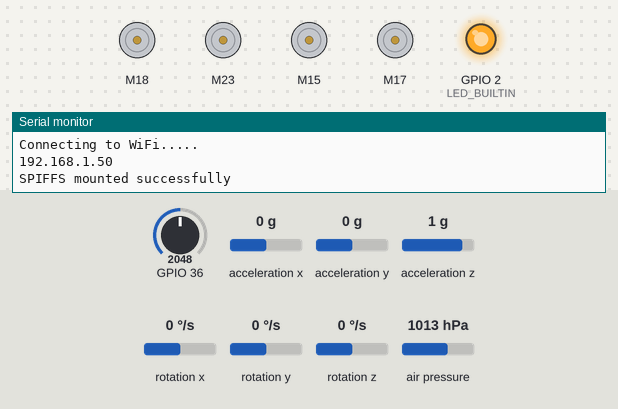
This sketch was run on a simulated ESP32. On the bench: 4 × DC motor (green arrow = forward, orange = backward, longer = faster), output pins drawn as LEDs (lit = HIGH), the last lines printed to the serial monitor. The inputs (shaded band) are chosen by the test bench; at power-on: GPIO 36 = 2048, acceleration x 0 g, acceleration y 0 g, acceleration z 1 g, rotation x 0 °/s, rotation y 0 °/s, rotation z 0 °/s, air pressure 1013 hPa. WiFi joins after 1.5 s; servers stay silent unless stated; storage starts empty.

Above: at 2.6 s.
At 12.1 s:
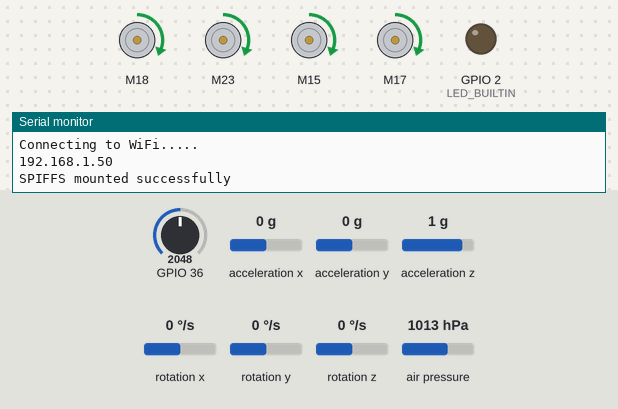
At 18.1 s:
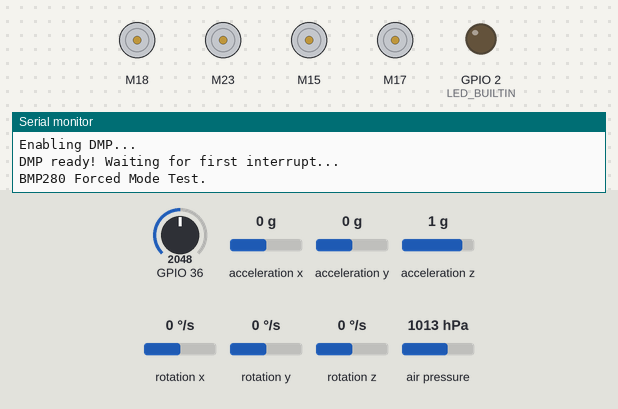
Timing chart, 0 to 19.6 s (numbered marks = the images above):
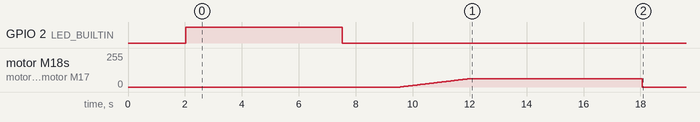

Measured:
- by itself, motor M18, motor M23, motor M15, motor M17: rises from stopped to forward 63/255 in 2.4 s, then falls to stopped in 6.1 s

The sketch:

PID_Drone_WIFI_throttle.ino
```cpp
#include <ESC.h>
#include <WiFi.h>
#include <Adafruit_BMP280.h>
#include <SimpleKalmanFilter.h>
#include <WiFi.h>
#include <AsyncTCP.h>
#include <ESPAsyncWebServer.h>
#include <Arduino_JSON.h>
#include "SPIFFS.h"

bool start_Drone = false;
bool initiation = true;
//-----------------------------Wifi Server---------------------------------------------------------------------------------------------------------------------------------------------------------------
//---------------------------------------------------------------------------------------------------------------------------------------------------------------------------------------------------

// Replace with your network credentials
const char* ssid = "";
const char* password = "";

// Create AsyncWebServer object on port 80
AsyncWebServer server(80);

// Create an Event Source on /events
AsyncEventSource events("/events");

// Json Variable to Hold Sensor Readings
JSONVar readings;

unsigned long lastTimeDataSent = 0;
unsigned long dataDelay = 200;

//-----------------------------Battery---------------------------------------------------------------------------------------------------------------------------------------------------------------
//---------------------------------------------------------------------------------------------------------------------------------------------------------------------------------------------------
float max_volt = 8.7;
float min_volt = 7.2;
float resistor = 1651.51;
float real_resistor = 1620;
int battery_level;
float battery_voltage;
//-----------------------------KalmanFilter---------------------------------------------------------------------------------------------------------------------------------------------------------------
//---------------------------------------------------------------------------------------------------------------------------------------------------------------------------------------------------
SimpleKalmanFilter altitudeKalmanFilter(1, 0.2, 0.3);
//-----------------------------BMP280---------------------------------------------------------------------------------------------------------------------------------------------------------------
//---------------------------------------------------------------------------------------------------------------------------------------------------------------------------------------------------
Adafruit_BMP280 bmp;
//-----------------------------MPU6050---------------------------------------------------------------------------------------------------------------------------------------------------------------
//---------------------------------------------------------------------------------------------------------------------------------------------------------------------------------------------------
#include "I2Cdev.h"
#include "MPU6050_6Axis_MotionApps20.h"
//#include "MPU6050.h" // not necessary if using MotionApps include file

// Arduino Wire library is required if I2Cdev I2CDEV_ARDUINO_WIRE implementation
// is used in I2Cdev.h
#if I2CDEV_IMPLEMENTATION == I2CDEV_ARDUINO_WIRE
    #include "Wire.h"
#endif

MPU6050 mpu;
//MPU6050 mpu(0x69); // <-- use for AD0 high

#define OUTPUT_READABLE_YAWPITCHROLL

// MPU control/status vars
bool dmpReady = false;  // set true if DMP init was successful
uint8_t mpuIntStatus;   // holds actual interrupt status byte from MPU
uint8_t devStatus;      // return status after each device operation (0 = success, !0 = error)
uint16_t packetSize;    // expected DMP packet size (default is 42 bytes)
uint16_t fifoCount;     // count of all bytes currently in FIFO
uint8_t fifoBuffer[64]; // FIFO storage buffer

// orientation/motion vars
Quaternion q;           // [w, x, y, z]         quaternion container
VectorInt16 aa;         // [x, y, z]            accel sensor measurements
VectorInt16 aaReal;     // [x, y, z]            gravity-free accel sensor measurements
VectorInt16 aaWorld;    // [x, y, z]            world-frame accel sensor measurements
VectorFloat gravity;    // [x, y, z]            gravity vector
float euler[3];         // [psi, theta, phi]    Euler angle container
float ypr[3];           // [yaw, pitch, roll]   yaw/pitch/roll container and gravity vector

// packet structure for InvenSense teapot demo
uint8_t teapotPacket[14] = { '$', 0x02, 0,0, 0,0, 0,0, 0,0, 0x00, 0x00, '\r', '\n' };

//---------------------------------------------------------------------------------------------------------------------------------------------------------------------------------------------------
//---------------------------------------------------------------------------------------------------------------------------------------------------------------------------------------------------
//-------------Brushless Motors--------------------------------------------------------------------------------------------------------------------------------------------------------------------------------------

#define ESC_PIN1 (18) // define motors pines
#define ESC_PIN2 (23)
#define ESC_PIN3 (15)
#define ESC_PIN4 (17)

#define LED_BUILTIN (2) // not defaulted properly for ESP32s/you must define it

#define MIN_SPEED 1000
#define MAX_SPEED 2000

ESC motor1 (ESC_PIN1, MIN_SPEED, MAX_SPEED, 500); // ESC_Name (PIN, Minimum Value, Maximum Value, Arm Value)
ESC motor2 (ESC_PIN2, MIN_SPEED, MAX_SPEED, 500);
ESC motor3 (ESC_PIN3, MIN_SPEED, MAX_SPEED, 500);
ESC motor4 (ESC_PIN4, MIN_SPEED, MAX_SPEED, 500);

//---------------------------------------------------------------------------------------------------------------------------------------------------------------------------------------------------
//---------PID------------------------------------------------------------------------------------------------------------------------------------------------------------------------------------------
float deltaT;
long currentT = 0;
long prevT = 0;
//---------------------------------------------------------------------------------------------------------------------------------------------------------------------------------------------------
//---------HEIGHT------------------------------------------------------------------------------------------------------------------------------------------------------------------------------------------
float abs_altitude;
float current_height = 0;
int throttle = 0;
//---------------------------------------------------------------------------------------------------------------------------------------------------------------------------------------------------
//---------PID_YAW------------------------------------------------------------------------------------------------------------------------------------------------------------------------------------------
float kp_yaw = 0;
float ki_yaw = 0;
float kd_yaw = 0;

float e_yaw;
float eprev_yaw;
float eint_yaw;
float ederv_yaw;

float u_yaw;

float currentAngle_yaw;
int targetAngle_yaw = 0;
//---------------------------------------------------------------------------------------------------------------------------------------------------------------------------------------------------
//---------PID_PITCH------------------------------------------------------------------------------------------------------------------------------------------------------------------------------------------
float kp_pitch = 0;
float ki_pitch = 0;
float kd_pitch = 0;

float e_pitch;
float eprev_pitch;
float eint_pitch;
float ederv_pitch;

float u_pitch;

float currentAngle_pitch;
int targetAngle_pitch = 0;
//---------------------------------------------------------------------------------------------------------------------------------------------------------------------------------------------------
//---------PID_ROLL------------------------------------------------------------------------------------------------------------------------------------------------------------------------------------------
float kp_roll = 0;
float ki_roll = 0;
float kd_roll = 0;

float e_roll;
float eprev_roll;
float eint_roll;
float ederv_roll;

float u_roll;

float currentAngle_roll;
int targetAngle_roll = 0;
//----------------------------------------------------------------------------------------------------------------------------------------------------------------------------------------------------

//---------------------------------------------------------------------------------------------------------------------------------------------------------------------------------------------------
void setup() {
  Serial.begin(115200);
  initWiFi();
  initSPIFFS();
//----------------------------------------------------------------------------------------------------------------------------------------------------------------------------------------------------
//----------------------------Brushless_motors-----------------------------------------------------------------------------------------------------------------------------------------------------------------------
  itialize_motors();
  delay(500);
//---------------------------------------------------------------------------------------------------------------------------------------------------------------------------------------------------
//-----------------------------MPU6050---------------------------------------------------------------------------------------------------------------------------------------------------------------
  mpuInitialize();
  delay(500);
//-----------------------------------------------------------------------------------------------------------------------------------------------------------------------------------------------------------
//---------------------------------------------------------------------------------------------------------------------------------------------------------------------------------------------------
//-----------------------------BMP280---------------------------------------------------------------------------------------------------------------------------------------------------------------
  bmp_initialize();
  delay(500);
//-----------------------------------------------------------------------------------------------------------------------------------------------------------------------------------------------------------
  web_server_initialize();
  delay(1500);
}

void loop() {
  get_Angle();
  get_altitude();
  PID();
  battery_status();
  update_web_server();
  delay(20);
}

void initSPIFFS() {
  if (!SPIFFS.begin()) {
    Serial.println("An error has occurred while mounting SPIFFS");
  }
  Serial.println("SPIFFS mounted successfully");
}

// Initialize WiFi
void initWiFi() {
  WiFi.mode(WIFI_STA);
  WiFi.begin(ssid, password);
  Serial.println("");
  Serial.print("Connecting to WiFi...");
  while (WiFi.status() != WL_CONNECTED) {
    Serial.print(".");
    delay(1000);
  }
  Serial.println("");
  Serial.println(WiFi.localIP());
}

void itialize_motors()
{
  pinMode(ESC_PIN1, OUTPUT);
  pinMode(ESC_PIN2, OUTPUT);
  pinMode(ESC_PIN3, OUTPUT);
  pinMode(ESC_PIN4, OUTPUT);

  pinMode(LED_BUILTIN, OUTPUT);

  digitalWrite(LED_BUILTIN, HIGH); // set led to on to indicate arming
  delay(500);
  motor1.arm(); // Send the Arm command to ESC
  motor2.arm();
  motor3.arm();
  motor4.arm();

  delay(5000); // Wait a while

  digitalWrite(LED_BUILTIN, LOW); // led off to indicate arming completed

  // the following loop turns on the motor slowly, so get ready
  for (int i=0; i < 450; i++){
    motor1.speed(MIN_SPEED-200+i);
    motor2.speed(MIN_SPEED-200+i);
    motor3.speed(MIN_SPEED-200+i);
    motor4.speed(MIN_SPEED-200+i);
    delay(10);
  }
}

void mpuInitialize()
{
  #if I2CDEV_IMPLEMENTATION == I2CDEV_ARDUINO_WIRE
        Wire.begin();
        Wire.setClock(400000); // 400kHz I2C clock. Comment this line if having compilation difficulties
    #elif I2CDEV_IMPLEMENTATION == I2CDEV_BUILTIN_FASTWIRE
        Fastwire::setup(400, true);
    #endif

    while (!Serial); // wait for Leonardo enumeration, others continue immediately

    // initialize device
    Serial.println(F("Initializing I2C devices..."));
    mpu.initialize();

    // verify connection
    Serial.println(F("Testing device connections..."));
    Serial.println(mpu.testConnection() ? F("MPU6050 connection successful") : F("MPU6050 connection failed"));

    // wait for ready
    delay(1500);
    // load and configure the DMP
    Serial.println(F("Initializing DMP..."));
    devStatus = mpu.dmpInitialize();

    // supply your own gyro offsets here, scaled for min sensitivity
    mpu.setXGyroOffset(124.00000);
    mpu.setYGyroOffset(-20.00000);
    mpu.setZGyroOffset(49.00000);
    mpu.setZAccelOffset(2440.00000); // 1688 factory default for my test chip

    // make sure it worked (returns 0 if so)
    if (devStatus == 0) {
        // Calibration Time: generate offsets and calibrate our MPU6050
        mpu.CalibrateAccel(6);
        mpu.CalibrateGyro(6);
        mpu.PrintActiveOffsets();
        // turn on the DMP, now that it's ready
        Serial.println(F("Enabling DMP..."));
        mpu.setDMPEnabled(true);

        mpuIntStatus = mpu.getIntStatus();

        // set our DMP Ready flag so the main loop() function knows it's okay to use it
        Serial.println(F("DMP ready! Waiting for first interrupt..."));
        dmpReady = true;

        // get expected DMP packet size for later comparison
        packetSize = mpu.dmpGetFIFOPacketSize();
    } else {
        // ERROR!
        // 1 = initial memory load failed
        // 2 = DMP configuration updates failed
        // (if it's going to break, usually the code will be 1)
        Serial.print(F("DMP Initialization failed (code "));
        Serial.print(devStatus);
        Serial.println(F(")"));
    }
  delay(1000);
}

void bmp_initialize()
{
  Serial.println(F("BMP280 Forced Mode Test."));

  //if (!bmp.begin(BMP280_ADDRESS_ALT, BMP280_CHIPID)) {
  if (!bmp.begin(0x76)) {
    Serial.println(F("Could not find a valid BMP280 sensor, check wiring or "
                      "try a different address!"));
    while (1) delay(10);
  }

  /* Default settings from datasheet. */
  bmp.setSampling(Adafruit_BMP280::MODE_FORCED,     /* Operating Mode. */
                  Adafruit_BMP280::SAMPLING_X2,     /* Temp. oversampling */
                  Adafruit_BMP280::SAMPLING_X16,    /* Pressure oversampling */
                  Adafruit_BMP280::FILTER_X16,      /* Filtering. */
                  Adafruit_BMP280::STANDBY_MS_500); /* Standby time. */
  abs_altitude = bmp.readAltitude(1013.25);
}

void web_server_initialize()
{
  // Handle Web Server
  server.on("/", HTTP_GET, [](AsyncWebServerRequest *request){
    request->send(SPIFFS, "/index.html", "text/html");
  });

  server.serveStatic("/", SPIFFS, "/");

  server.on("/start", HTTP_GET, [](AsyncWebServerRequest *request){
    start_Drone = true;
    request->send(200, "text/plain", "Start");
  });
  server.on("/end", HTTP_GET, [](AsyncWebServerRequest *request){
    start_Drone = false;
    request->send(200, "text/plain", "End");
  });

  server.on("/throttle", HTTP_GET, [](AsyncWebServerRequest *request) {
    if(request->hasParam("key")) {
      const AsyncWebParameter* p = request->getParam("key");
      String valueStr = p->value();

      // validate number
      bool isNumber = true;
      for(unsigned int i = 0; i < valueStr.length(); i++) {
        if(!isDigit(valueStr.charAt(i))) {
          isNumber = false;
          break;
        }
      }

      if(!isNumber) {
        request->send(400, "text/plain", "Error: non numeric value");
        return;
      }

      int value = valueStr.toInt();
      throttle = constrain(value, MIN_SPEED, MAX_SPEED);

      request->send(200, "text/plain", "value: " + String(value));
    } else {
      request->send(400, "text/plain", "Error: no 'key' parameter");
    }
  });

  // Handle Web Server Events
  events.onConnect([](AsyncEventSourceClient *client){
    if(client->lastId()){
      Serial.printf("Client reconnected! Last message ID that it got is: %u\n", client->lastId());
    }
    // send event with message "hello!", id current millis
    // and set reconnect delay to 1 second
    client->send("hello!", NULL, millis(), 10000);
  });
  server.addHandler(&events);

  server.begin();
}

void get_Angle()
{
  if (!dmpReady) return;
    // read a packet from FIFO
    if (mpu.dmpGetCurrentFIFOPacket(fifoBuffer)) { // Get the Latest packet

        #ifdef OUTPUT_READABLE_YAWPITCHROLL
            // display Euler angles in degrees
            mpu.dmpGetQuaternion(&q, fifoBuffer);
            mpu.dmpGetGravity(&gravity, &q);
            mpu.dmpGetYawPitchRoll(ypr, &q, &gravity);
            currentAngle_yaw = ypr[0] * 180/M_PI;
            currentAngle_pitch = ypr[1] * 180/M_PI;
            currentAngle_roll = ypr[2] * 180/M_PI;
        #endif

    }
}

void get_altitude()
{
  if (bmp.takeForcedMeasurement())
  {
    current_height = altitudeKalmanFilter.updateEstimate(bmp.readAltitude(1013.25)) - abs_altitude;
  }
}

void PID()
{
  currentT = millis();
  deltaT = ((float)(currentT-prevT))/1.0e3;
//---------------------------------------------------------------------------------------------------------------------------------------------------------------------------------------------------
//--------YAW-------------------------------------------------------------------------------------------------------------------------------------------------------------------------------------------
  e_yaw = (float)targetAngle_yaw - currentAngle_yaw;
  ederv_yaw = (e_yaw - eprev_yaw)/deltaT;
  eint_yaw = eint_yaw + e_yaw*deltaT;
  //eint = eint + ((e - eprev)*deltaT)/2;
  u_yaw = kp_yaw*e_yaw + ki_yaw*eint_yaw + kd_yaw*ederv_yaw;

  eprev_yaw = e_yaw;
//---------------------------------------------------------------------------------------------------------------------------------------------------------------------------------------------------
//---------PITCH------------------------------------------------------------------------------------------------------------------------------------------------------------------------------------------
  e_pitch = (float)targetAngle_pitch - currentAngle_pitch;
  ederv_pitch = (e_pitch - eprev_pitch)/deltaT;
  eint_pitch = eint_pitch + e_pitch*deltaT;
  //eint = eint + ((e - eprev)*deltaT)/2;
  u_pitch = kp_pitch*e_pitch + ki_pitch*eint_pitch + kd_pitch*ederv_pitch;

  eprev_pitch = e_pitch;
//---------------------------------------------------------------------------------------------------------------------------------------------------------------------------------------------------
//---------ROLL------------------------------------------------------------------------------------------------------------------------------------------------------------------------------------------
  e_roll = (float)targetAngle_roll - currentAngle_roll;
  ederv_roll = (e_roll - eprev_roll)/deltaT;
  eint_roll = eint_roll + e_roll*deltaT;
  //eint = eint + ((e - eprev)*deltaT)/2;
  u_roll = kp_roll*e_roll + ki_roll*eint_roll + kd_roll*ederv_roll;

  eprev_roll = e_roll;
//---------------------------------------------------------------------------------------------------------------------------------------------------------------------------------------------------
  prevT = currentT;

  if(start_Drone)
  {
    float value_motor1 = throttle - u_roll - u_pitch - u_yaw;
    float value_motor2 = throttle - u_roll + u_pitch + u_yaw;
    float value_motor3 = throttle + u_roll + u_pitch - u_yaw;
    float value_motor4 = throttle + u_roll - u_pitch + u_yaw;
    if (value_motor1 > MAX_SPEED)
    {
      value_motor1 = MAX_SPEED;
    }
    else if (value_motor1 < MIN_SPEED)
    {
      value_motor1 = MIN_SPEED;
    }
    if (value_motor2 > MAX_SPEED)
    {
      value_motor2 = MAX_SPEED;
    }
    else if (value_motor2 < MIN_SPEED)
    {
      value_motor2 = MIN_SPEED;
    }
    if (value_motor3 > MAX_SPEED)
    {
      value_motor3 = MAX_SPEED;
    }
    else if (value_motor3 < MIN_SPEED)
    {
      value_motor3 = MIN_SPEED;
    }
    if (value_motor4 > MAX_SPEED)
    {
      value_motor4 = MAX_SPEED;
    }
    else if (value_motor4 < MIN_SPEED)
    {
      value_motor4 = MIN_SPEED;
    }
    motor1.speed(value_motor1);
    motor2.speed(value_motor2);
    motor3.speed(value_motor3);
    motor4.speed(value_motor4);
    initiation = true;
  }
  else if(initiation)
  {
    end();
  }
  else
  {
    motor1.speed(0);
    motor2.speed(0); // motor starts up about half way through loop
    motor3.speed(0);
    motor4.speed(0);
  }
}

void end()
{
  for(int i = throttle; i >= MIN_SPEED; i=-20)
  {
    motor1.speed(i);
    motor2.speed(i);
    motor3.speed(i);
    motor4.speed(i);
    delay(500);
  }
  initiation = false;
}

void battery_status()
{
  battery_voltage = (float) analogRead(36)/4096 * max_volt * (resistor/real_resistor);
  //battery_level = (int) map(voltage, min_volt, max_volt, 0, 100);
}

void update_web_server()
{
    if (millis() - lastTimeDataSent > dataDelay) {
    // Send Events to the Web Server with the Sensor Readings
    events.send(get_angle_to_send().c_str(),"mpu6050_readings",millis());
    events.send(String(battery_voltage).c_str(),"battery_reading",millis());
    events.send(String(current_height).c_str(),"bmp280_reading",millis());
    events.send(String(throttle).c_str(),"throttle_reding",millis());
    lastTimeDataSent = millis();
  }
}

String get_angle_to_send()
{
  readings["yaw"] = String(ypr[0]);
  readings["pitch"] = String(ypr[1]);
  readings["roll"] = String(ypr[2]);

  String jsonString = JSON.stringify(readings);
  return jsonString;
}
```
